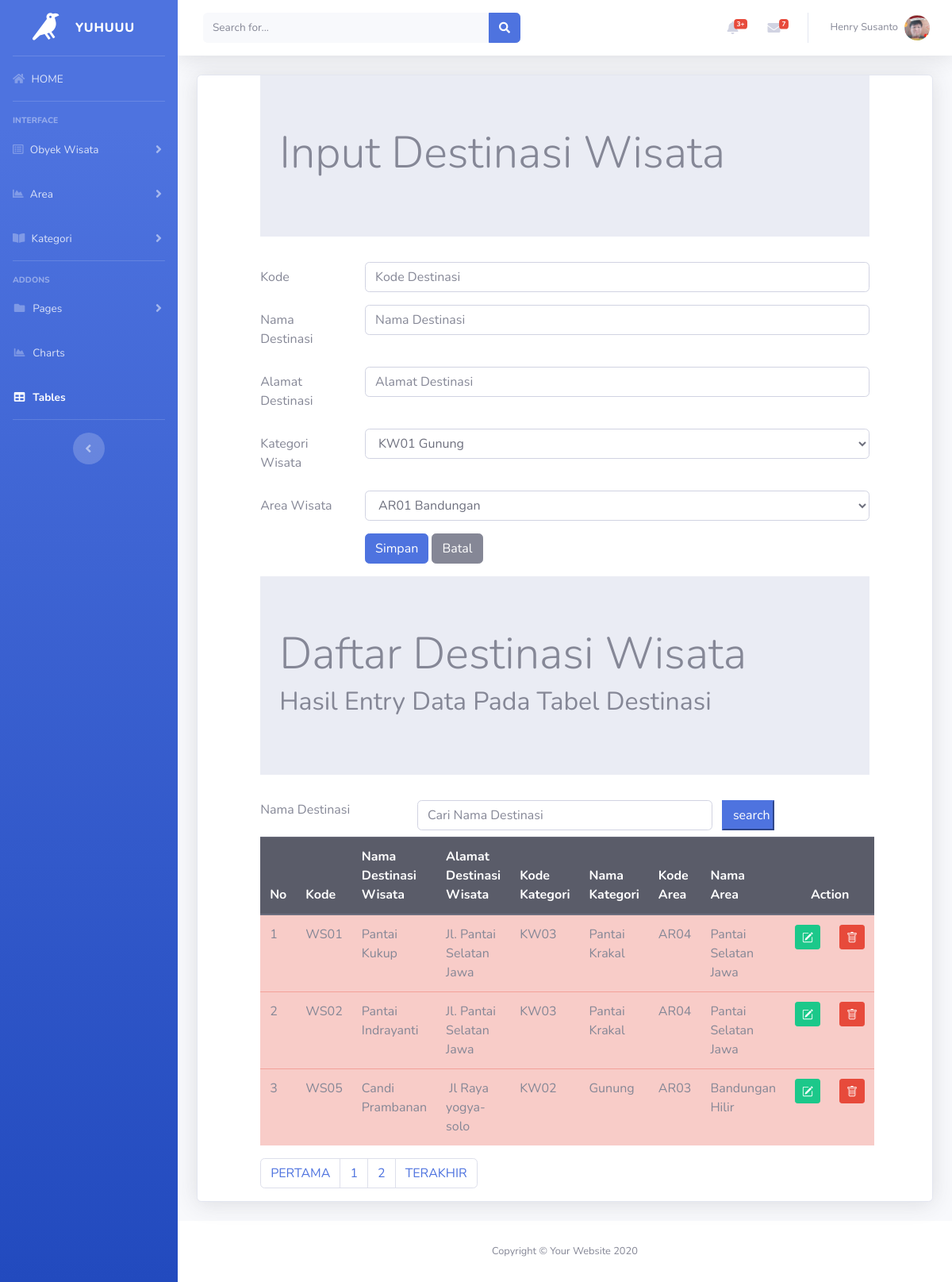
The page /destinasi.php (signed in) on the database its author committed.
### tables this page shows
CREATE TABLE `destinasi` (
  `destinasiID` char(5) NOT NULL,
  `destinasinama` varchar(35) NOT NULL,
  `destinasialamat` varchar(255) NOT NULL,
  `kategoriID` char(4) NOT NULL,
  `areaID` char(4) NOT NULL
);

CREATE TABLE `kategori` (
  `kategoriID` char(4) NOT NULL,
  `kategorinama` char(30) NOT NULL,
  `kategoriketerangan` varchar(255) NOT NULL,
  `kategorireferensi` char(30) NOT NULL
);

CREATE TABLE `area` (
  `areaID` char(4) NOT NULL,
  `areanama` char(35) NOT NULL,
  `areawilayah` char(35) NOT NULL,
  `areaketerangan` varchar(255) NOT NULL,
  `povinsiID` char(2) NOT NULL
);

### destinasi.php (the view, shortened to what this page needs)
<!DOCTYPE html>
<html lang="en">
<head>
  <link rel="stylesheet"  type="text/css" href="https://cdnjs.cloudflare.com/ajax/libs/select2/4.0.3/css/select2.min.css">
  <link rel="stylesheet" href="css/bootstrap.min.css">
</head>
<?php include"header.php";?>
<div class="container-fluid">
<div class="card shadow mb-4">
<?php
  include"includes/config.php";
  $datakategori = mysqli_query($connection,"select * from kategori");
  $dataarea = mysqli_query($connection,"select * from area");
?>
<div class="row">
	<div class="col-sm-1">
 </div>
 <div class="col-sm-10">
   <div class="jumbotron jumbotron-fluid">
				<div class="container">
					<h1 class="display-4">Input Destinasi Wisata</h1>
				</div>
			</div>
 <form method="POST">
  <div class="form-group row">
    <label for="kodedestinasi" class="col-sm-2 col-form-label">Kode</label>
    <div class="col-sm-10">
      <input type="Text" class="form-control" id="kodedestinasi" name= "inputkode" placeholder="Kode Destinasi" maxlength="4">
    </div>
  </div>
  <div class="form-group row">
    <label for="namadestinasi" class="col-sm-2 col-form-label">Nama Destinasi</label>
    <div class="col-sm-10">
      <input type="Text" class="form-control" id="namadestinasi" name ="inputnama"  placeholder="Nama Destinasi">
    </div>
  </div>
  <div class="form-group row">
    <label for="alamat" class="col-sm-2 col-form-label">Alamat Destinasi </label>
    <div class="col-sm-10">
      <input type="Text" class="form-control" id="alamat" name = "alamat" placeholder="Alamat Destinasi">
    </div>
  </div>
  <div class="form-group row">
    <label for="refkategori" class="col-sm-2 col-form-label">Kategori Wisata </label>
  <div class="col-sm-10">
   <select class="form-control" id="kodekategori" name="kodekategori">
   	<?php  while($row = mysqli_fetch_array($datakategori))
   	{?>
   	<option  value="<?php echo $row["kategoriID"]?>">
   		<?php echo $row["kategoriID"]?>
   		<?php echo $row["kategorinama"]?>
   	</option>
   <?php } ?>
   </select>
</div>
  </div>
   <div class="form-group row">
    <label for="refkategori" class="col-sm-2 col-form-label">Area Wisata </label>
  <div class="col-sm-10">
   <select  class="form-control" id="kodearea" name="kodearea">
   	<?php  while($row = mysqli_fetch_array($dataarea))
   	{?>
   	<option value="<?php echo $row["areaID"]?>">
   		<?php echo $row["areaID"]?>
   		<?php echo $row["areanama"]?>
   	</option>
   <?php } ?>
   </select>
</div>
  </div>
 <div class="form-group row">
    <div class="col-sm-2">
    </div>
    <div class="col-sm-10">
    <input type="submit" class="btn btn-primary" value="Simpan" name="Simpan">
    <input type="reset" class="btn btn-secondary" value="Batal" name="Batal" >
  </div>
</div>
</form>
 </div>
<div class="col-sm-1">
 </div>
</div>
	<div class="row">
		<div class="col-sm-1"></div>
		<div class="col-sm-10">
			<div class="jumbotron jumbotron-fluid">
				<div class="container">
					<h1 class="display-4">Daftar Destinasi Wisata </h1>
					<h2> Hasil Entry Data Pada Tabel Destinasi </h2>
				</div>
			</div>
	<form method="POST">
		<div class="form-group row mb-2">
			<label for="search" class="col-sm-3 ">Nama Destinasi</label>
			<div class="col-sm-6">
				<input type="text" name="search" class="form-control" id="search" value="<?php if(isset($_POST['search'])) {echo $_POST['search'];}?>" placeholder="Cari Nama Destinasi">
			</div>
			<input type="submit" name="kirim" class="col-sm-1 btn-primary" value="search">
		</div>
	</form>
     <table class="table table-hover table-danger ">
     	<thead class="thead-dark">
     		<tr>
     			<th>No</th>
     			<th>Kode</th>
     			<th>Nama Destinasi Wisata</th>
     			<th>Alamat Destinasi Wisata</th>
     			<th>Kode Kategori</th>
     			<th>Nama Kategori</th>
     			<th>Kode Area</th>
     			<th>Nama Area</th>
          <th colspan="2" style="text-align: center;">Action</th>
     		</tr>
     	</thead>
     <tbody>
	<?php
      $jumlahtampilan = 3;
      $halaman = (isset($_GET['page']))? $_GET['page'] : 1;
      $mulaitampilan = ($halaman - 1 ) * $jumlahtampilan;
	if(isset($_POST["kirim"]))
	{
		$search = $_POST['search'];
		$query = mysqli_query($connection,"select destinasi.*, kategori.kategoriID,kategori.kategorinama,area.areaID,area.areanama
			from destinasi,kategori,area
			where destinasinama like'%".$search."%'
			and destinasi.kategoriID = kategori.kategoriID
			and destinasi.areaID = area.areaID  limit $mulaitampilan, $jumlahtampilan");
	}else
	{
	$query = mysqli_query($connection, "select destinasi.*, kategori.kategoriID,kategori.kategorinama,area.areaID,area.areanama
			from destinasi,kategori,area
			where destinasi.kategoriID = kategori.kategoriID
			and destinasi.areaID = area.areaID  limit $mulaitampilan, $jumlahtampilan");
  }
	$nomor = 1;
	while ($row = mysqli_fetch_array($query))
		{?>
			<tr>
				<td><?php echo  $mulaitampilan+ $nomor; ?></td>
				<td><?php echo $row['destinasiID']; ?></td>
				<td><?php echo $row['destinasinama']; ?></td>
				<td><?php echo $row['destinasialamat']; ?></td>
				<td><?php echo $row['kategoriID']; ?></td>
				<td><?php echo $row['kategorinama']; ?></td>
				<td><?php echo $row['areaID']; ?></td>
				<td><?php echo $row['areanama']; ?></td>
     <td>
      <a href="destinasiedit.php?ubah=<?php echo $row["destinasiID"]?>"
        class = "btn btn-success btn-sm" title ="EDIT">
    </a>
    </td>
      <td>
         <a href="destinasihapus.php?hapus=<?php echo $row["destinasiID"]?>"
        class = "btn btn-danger btn-sm" title="DELETE">
  </a>
      </td>
		 	</tr>
		 <?php $nomor = $nomor+ 1; ?>
		<?php } ?>
	</tbody>
     </table>
 <?php
      $query = mysqli_query($connection,"SELECT * FROM destinasi");
      $jumlahrecord = mysqli_num_rows($query);
      $jumlahpage = ceil($jumlahrecord/$jumlahtampilan);
     ?>
<nav aria-label="Page navigation example">
  <ul class="pagination">
    <li class="page-item"><a class="page-link" href="?page=<?php $nomorhal=1;
    echo $nomorhal?>">PERTAMA</a></li>
    <?php for($nomorhal=1; $nomorhal<=$jumlahpage; $nomorhal++)
    {?>
    <li class="page-item">
      <?php
      if($nomorhal!=$halaman)
        { ?>
      <a class="page-link" href="?page=<?php  echo $nomorhal?>"><?php  echo $nomorhal ?></a>
    <?php }
    else {?>
    <a class="page-link" href="?page=<?php  echo $nomorhal?>"><?php  echo $nomorhal ?></a>
      <?php }?>
      </li>
  <?php } ?>
    <li class="page-item"><a class="page-link" href="?page=<?php echo $nomorhal-1?>">TERAKHIR</a></li>
  </ul>
</nav>
		</div>
		<div class="col-sm-1"></div>
	</div>
</div>
</div>
<?php include"footer.php";?>
</html>

### rows shown on the page
destinasi: destinasiID "WS01", destinasinama "Pantai Kukup", destinasialamat "Jl. Pantai Selatan Jawa", kategoriID.kategoriID "KW03", kategoriID.kategorinama "Pantai Krakal", areaID.areaID "AR04", areaID.areanama "Pantai Selatan Jawa"
destinasi: nomor "2", destinasiID "WS02", destinasinama "Pantai Indrayanti", destinasialamat "Jl. Pantai Selatan Jawa", kategoriID.kategoriID "KW03", kategoriID.kategorinama "Pantai Krakal", areaID.areaID "AR04", areaID.areanama "Pantai Selatan Jawa"
destinasi: nomor "3", destinasiID "WS05", destinasinama "Candi Prambanan", destinasialamat "Jl Raya yogya-solo", kategoriID.kategoriID "KW02", kategoriID.kategorinama "Gunung", areaID.areaID "AR03", areaID.areanama "Bandungan Hilir"

### other values the page prints
form field kodekategori "KW01 Gunung"
form field kodearea "AR01 Bandungan"
